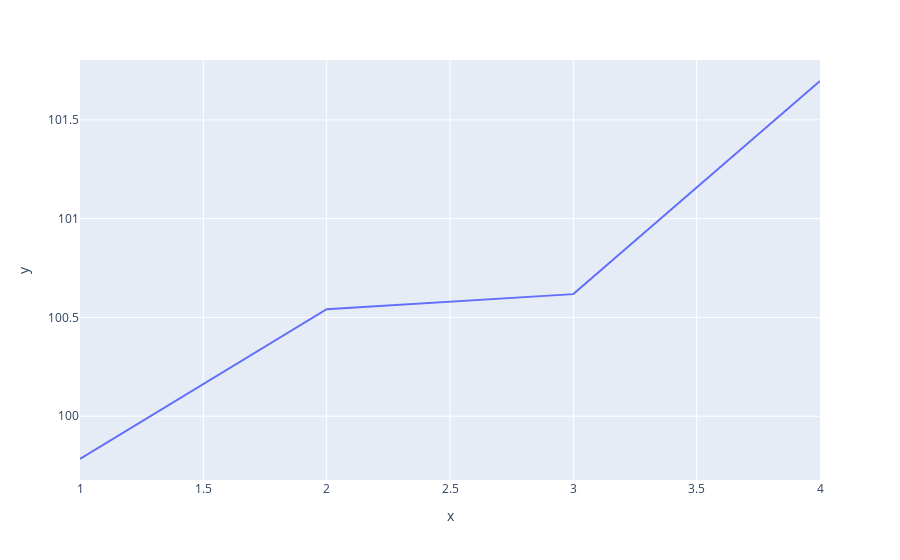

Notebook cell for this chart:
### Code cell
px.line(x = car_lanes.index,
        y = car_lanes["avg_waiting_cars"]
        )

### Figure 1 — Plotly figure (JSON) as saved in the notebook; plotly's stock layout.template omitted (floating-point values rounded to 4 significant figures)
{"data": [{"hovertemplate": "x=%{x}<br>y=%{y}<extra></extra>", "legendgroup": "", "line": {"color": "#636efa", "dash": "solid"}, "marker": {"symbol": "circle"}, "mode": "lines", "name": "", "orientation": "v", "showlegend": false, "type": "scatter", "x": [1, 2, 3, 4], "xaxis": "x", "y": [99.78, 100.5, 100.6, 101.7], "yaxis": "y"}], "layout": {"legend": {"tracegroupgap": 0}, "margin": {"t": 60}, "xaxis": {"anchor": "y", "domain": [0, 1], "title": {"text": "x"}}, "yaxis": {"anchor": "x", "domain": [0, 1], "title": {"text": "y"}}}}
